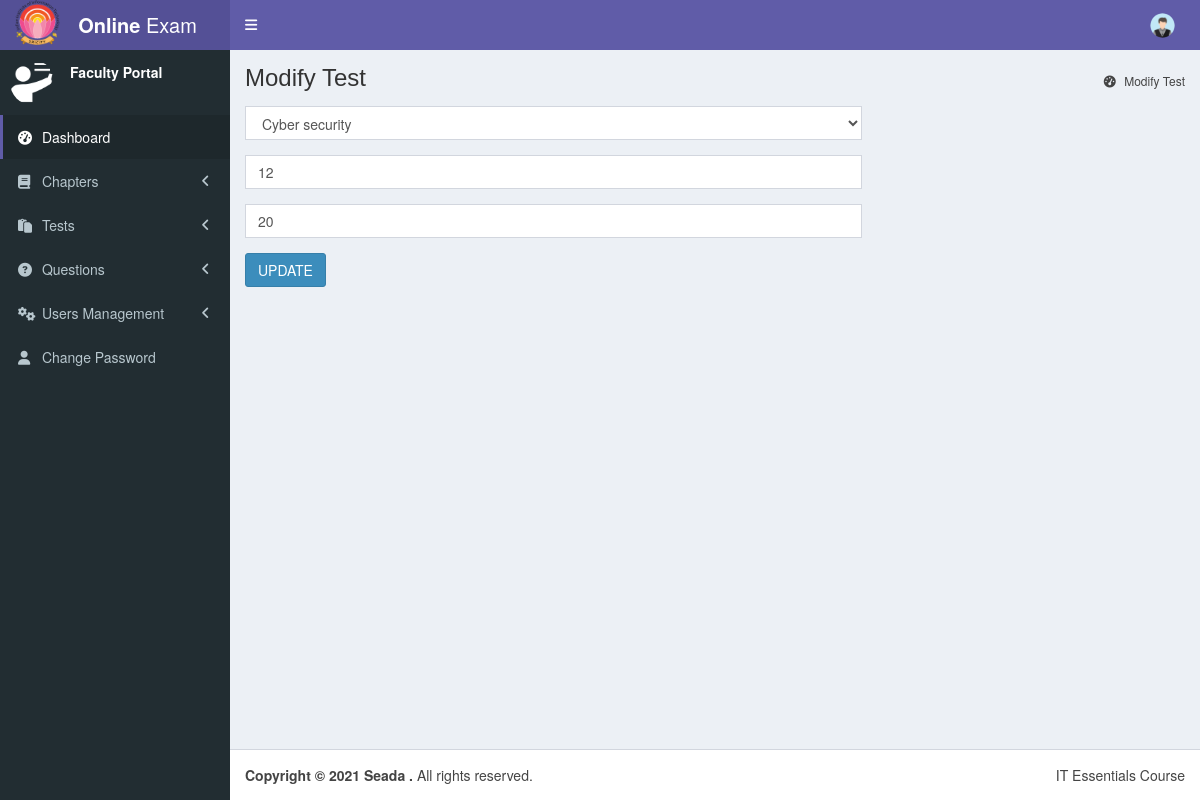
/modify-test/1 (signed in), run on the app's committed database.
### it_essentials/models.py (models this page shows, shortened)
class StudentProfile(AbstractBaseUser, PermissionsMixin):
    email = models.EmailField(unique=True, max_length=30)
    name = models.CharField(max_length=250)
    profile_image = models.ImageField(upload_to='profile_images',null=True, blank=True, default="me.png")
    is_active = models.BooleanField(default=True)
    is_staff = models.BooleanField(default=False)
    date_joined = models.DateTimeField(default=timezone.now)
    last_login = models.DateTimeField(null=True)
    objects = UserProfileManager()
    USERNAME_FIELD = 'email'
    REQUIRED_FIELDS = ['name']

class Exam(models.Model):
    chapter = models.OneToOneField(Chapter, on_delete=models.CASCADE)
    question_number = models.PositiveIntegerField()
    marks = models.PositiveIntegerField()

### it_essentials/views.py (the view)
# urls.py: path('modify-test/<int:pk>', edit_exam, name='edit_exam'),
@staff_member_required
def edit_exam(request, pk):
    exam = Exam.objects.get(pk=pk)
    exam_form = ExamForm(request.POST or None, instance=exam)
    if exam_form.is_valid():
        exam_form.save()
        return redirect('view_exams')
    return render(request, 'admin/edit_exam.html', {'exam_form':exam_form})

### it_essentials/forms.py
class ExamForm(forms.ModelForm):
    class Meta:
        model = Exam
        fields = ['chapter','question_number','marks']

### it_essentials/models.py (called while the page is built)
    def __str__(self):
        return self.name

### it_essentials/templates/admin/edit_exam.html (shortened to what this page needs)
{% extends 'base.html' %}
{% block container %}
<section class="content-header">
    <h1>Modify Test</h1>
    <ol class="breadcrumb">
        <li class="active"><a href=""><i class="fa fa-dashboard"></i> Modify Test</a></li>
    </ol>
</section>
<section class="content container-fluid">
    <div class="row">
        <div class="col-md-12 col-xl-10">
            <div class="card">
                <div class="card-block">
                    <form method="post">
                        <div class="form-group row">
                            <div class="col-sm-8">
                                {{exam_form.chapter}}
                            </div>
                        </div>
                        <div class="form-group row">
                            <div class="col-sm-8">
                                {{exam_form.question_number}}
                            </div>
                        </div>
                        <div class="form-group row">
                            <div class="col-sm-8">
                                {{exam_form.marks}}
                            </div>
                        </div>
                            <div class="form-group row">
                            <div class="col-sm-10">
                                <button type="submit" class="btn btn-primary m-b-0">UPDATE</button>
                            </div>
                        </div>
                    </form>
                </div>
            </div>
        </div>
    </div>
</section>
{% endblock  %}

### it_essentials/templates/base.html (shortened to what this page needs)
<!DOCTYPE html>
{% load static %}
<html>
<head>
  <link rel="stylesheet" href="{% static "bower_components/bootstrap/dist/css/bootstrap.min.css" %}">
  <link rel="stylesheet" href="{% static "bower_components/font-awesome/css/font-awesome.min.css" %}">
  <link rel="stylesheet" href="{% static "bower_components/Ionicons/css/ionicons.min.css" %}">
  <link rel="stylesheet" href="{% static "dist/css/AdminLTE.min.css" %}">
  <link rel="stylesheet" href="{% static "dist/css/skins/skin-purple.min.css" %}">
  <link rel="stylesheet" href="{% static "dataTables.bootstrap.min.css" %}">
  <link rel="stylesheet" href="{% static "buttons.dataTables.min.css" %}">
  <link rel="stylesheet" href="{% static "responsive.bootstrap.min.css" %}">
  <link rel="stylesheet" href="{% static "font-awesome.css" %}">
</head>
<body class="hold-transition skin-purple sidebar-mini">
<div class="wrapper">
  <header class="main-header">
    <a href="{% url 'account' %}" class="logo">
      <span class="logo-lg"><b><img src="{% static "logo.png" %}" alt="My image" style="float:left;width:45px;height:45px;"> Online</b> Exam</span>
    </a>
    <nav class="navbar navbar-static-top" role="navigation">
      <a href="#" class="sidebar-toggle" data-toggle="push-menu" role="button">
      </a>
      <div class="navbar-custom-menu">
        <ul class="nav navbar-nav">
          <li class="dropdown user user-menu">
            <a href="#" class="dropdown-toggle" data-toggle="dropdown">
              <img src="{{user.profile_image.url}}" class="user-image" alt="User Image">
            </a>
          </li>
        </ul>
      </div>
    </nav>
  </header>
  <aside class="main-sidebar">
    <section class="sidebar">
      <div class="user-panel">
        <div class="pull-left image">
          <img src="{% static "teacher-icon.png" %}" class="img-circle" alt="User Image">
        </div>
        <div class="pull-left info">
          <p>Faculty Portal</p>
        </div>
      </div>
      <ul class="sidebar-menu" data-widget="tree">
        <li class="active"><a href="{% url 'account' %}"><i class="fa fa-dashboard"></i> <span>Dashboard</span></a></li>
        <li class="treeview">
          <a href="#"><i class="fa fa-book"></i> <span>Chapters</span>
            <span class="pull-right-container">
                <i class="fa fa-angle-left pull-right"></i>
              </span>
          </a>
        </li>
        <li class="treeview">
          <a href="#"><i class="fa fa-clipboard"></i> <span>Tests</span>
            <span class="pull-right-container">
                <i class="fa fa-angle-left pull-right"></i>
              </span>
          </a>
        </li>
        <li class="treeview">
          <a href="#"><i class="fa fa-question-circle"></i> <span>Questions</span>
            <span class="pull-right-container">
                <i class="fa fa-angle-left pull-right"></i>
              </span>
          </a>
        </li>
        <li class="treeview">
          <a href="#"><i class="fa fa-gears"></i> <span>Users Management</span>
            <span class="pull-right-container">
                <i class="fa fa-angle-left pull-right"></i>
              </span>
          </a>
        </li>
        <li><a href="{% url 'change_password' %}"><i class="fa fa-user"></i> <span>Change Password</span></a></li>
      </ul>
    </section>
  </aside>
  <div class="content-wrapper">
    {% block container %}
    {% endblock  %}
  </div>
  <footer class="main-footer">
    <div class="pull-right hidden-xs">
     IT Essentials Course
    </div>
    <strong>Copyright &copy; 2021 Seada .</strong> All rights reserved.
  </footer>
</div>
</body>
</html>

### data on the page
StudentProfile: profile_image (picture)
Exam: chapter "Cyber security", question_number "12", marks "20"
